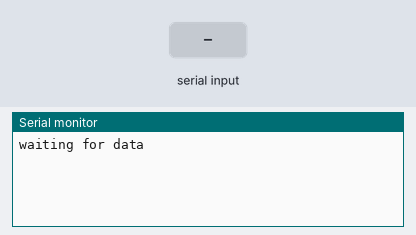
The sketch below on a simulated Arduino Mega 2560, built with avr-gcc and run on an emulated ATmega2560. On the bench: the last lines printed to the serial monitor. The test bench sets the inputs (shaded band).

Above: at 1.2 s.
1.3 s: "SP@ " received over the second serial link
At 1.46 s:
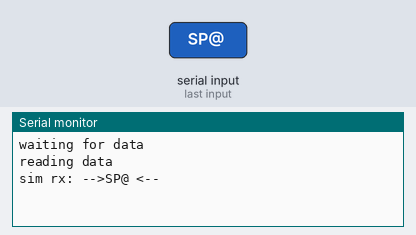
2.8 s: "CA@ " received over the second serial link
At 2.96 s:
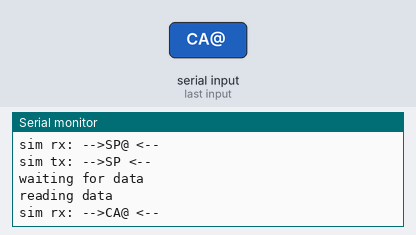
4.4 s: "SP?" received over the second serial link
At 4.56 s:
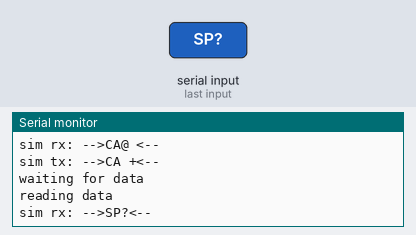
5.9 s: "TI?" received over the second serial link
At 6.06 s:
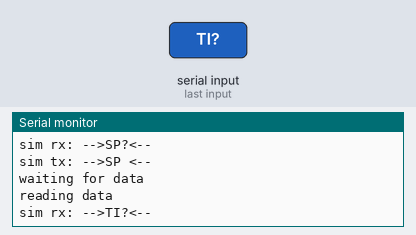
7.5 s: "CA?" received over the second serial link
At 7.66 s:
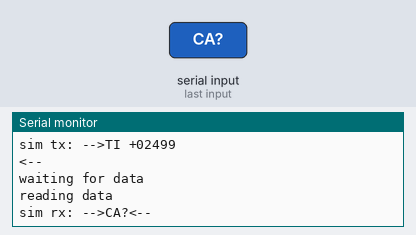

Measured:
- after the input at 1.3 s, the serial monitor: prints a new line at once (image 1)
- after the input at 2.8 s, the serial monitor: prints a new line at once (image 2)
- after the input at 4.4 s, the serial monitor: prints a new line at once (image 3)
- after the input at 5.9 s, the serial monitor: prints a new line at once (image 4)
- after the input at 7.5 s, the serial monitor: prints a new line at once (image 5)

The sketch:

huberSim_PP.ino
```cpp
#include <string.h>


const uint8_t MAX_BUFF_LENGTH               = 100;
const uint8_t MAX_SLAVE_ID_LENGTH           = 2;
const uint8_t MAX_ONOFF_LENGTH              = 1;
const uint8_t MAX_SLAVE_NAME_LENGTH         = 30;
const uint8_t MAX_LIMIT_LENGTH              = 4;
const uint8_t COMMAND_QUALIFIER_INDEX       = 4;
const uint8_t ADDRESS_INDEX                 = 2;
const uint8_t LENGTH_INDEX                  = 5;
const uint8_t DATA_START_INDEX              = 7;
const uint8_t CHKSUM_PLUS_ETX_LENGTH        = 3;    // check sum + '\r'
const uint8_t MIN_VERIFY_RESPONSE_LENGTH    = 11;
const uint8_t MIN_LIMIT_RESPONSE_LENGTH     = 20;
const uint8_t MIN_GENERAL_RESPONSE_LENGTH   = 22;
const uint8_t TEMP_CTRL_MODE_INDEX          = 7;
const uint8_t MAX_TEMP_CTRL_MODE_LENGTH     = 1;
const uint8_t ALARM_STATUS_INDEX            = 8;
const uint8_t MAX_ALARM_STATUS_LENGTH       = 1;
const uint8_t SETPOINT_STATUS_INDEX         = 9;
const uint8_t MAX_SET_POINT_LENGTH          = 20;
const uint8_t INTERNAL_TEMP_INDEX           = 13;
const uint8_t MAX_INTERNAL_TEMP_LENGTH      = 4;
const uint8_t EXTERNAL_TEMP_INDEX           = 17;
const uint8_t MAX_EXTERNAL_TEMP_LENGTH      = 4;
const uint8_t BUFF_LENGTH                   = 20;


char Buff[BUFF_LENGTH + 1];
char setpoint[BUFF_LENGTH + 1];
char internalActualValue[BUFF_LENGTH + 1];
char tempControlMode[BUFF_LENGTH + 1];

uint8_t count = 0;


void setup()
{
    Serial.begin(9600);
    Serial2.begin(9600);
    strcpy(setpoint, "+02400\r\n");
    strcpy(tempControlMode, "00000\r\n");
}

void loop()
{
    Serial.println("");
    Serial.flush();
    Serial.println("waiting for data");
    Serial.flush();
    while(!Serial2.available()) {}


    Serial.println("");
    Serial.flush();
    Serial.println("reading data");
    Serial.flush();

    //
    // read a packet and reply with mostly pre-canned responses
    //
    count = 0;
    memset(Buff, '\0', BUFF_LENGTH + 1);
    while(Serial2.available())
    {
        Buff[count++] = Serial2.read();
    }

    Buff[count] = '\0';

    Serial.print("sim rx: -->");
    Serial.flush();
    Serial.print(Buff);
    Serial.flush();
    Serial.println("<--");
    Serial.flush();

    delay(150);  // simulate some processing time

    if(0 == (strncmp(Buff, "SP@ ", 4)) )
    {
        memset(reinterpret_cast<void*>(setpoint), '\0', BUFF_LENGTH + 1);
        strcpy(setpoint, &Buff[4]);

        memset(reinterpret_cast<void*>(Buff), '\0', BUFF_LENGTH + 1);
        strcpy(Buff, "SP ");
        strcpy(&Buff[3], setpoint);

    } else if(0 == strncmp(Buff, "CA@ ", 4))
    {
        memset(reinterpret_cast<void*>(tempControlMode), '\0', BUFF_LENGTH + 1);
        strcpy(tempControlMode, &Buff[4]);

        memset(reinterpret_cast<void*>(Buff), '\0', BUFF_LENGTH + 1);
        strcpy(Buff, "CA +");
        strcpy(&Buff[4], tempControlMode);


    } else if(0 == strncmp(Buff, "SP?", 3))
    {
        memset(reinterpret_cast<void*>(Buff), '\0', BUFF_LENGTH + 1);
        strcpy(Buff, "SP ");
        strcpy(&Buff[3], setpoint);

    } else if(0 == strncmp(Buff, "TI?", 3))
    {
        memset(reinterpret_cast<void*>(Buff), '\0', BUFF_LENGTH + 1);
        strcpy(Buff, "TI +02499\r\n");

    } else if(0 == strncmp(Buff, "CA?", 3))
    {
        memset(reinterpret_cast<void*>(Buff), '\0', BUFF_LENGTH + 1);
        strcpy(Buff, "CA +");
        strcpy(&Buff[4], tempControlMode);
    }

    Serial.print("sim tx: -->");
    Serial.flush();
    Serial.print(Buff);
    Serial.flush();
    Serial.println("<--");
    Serial.flush();

    Serial2.write(Buff);
}
```
